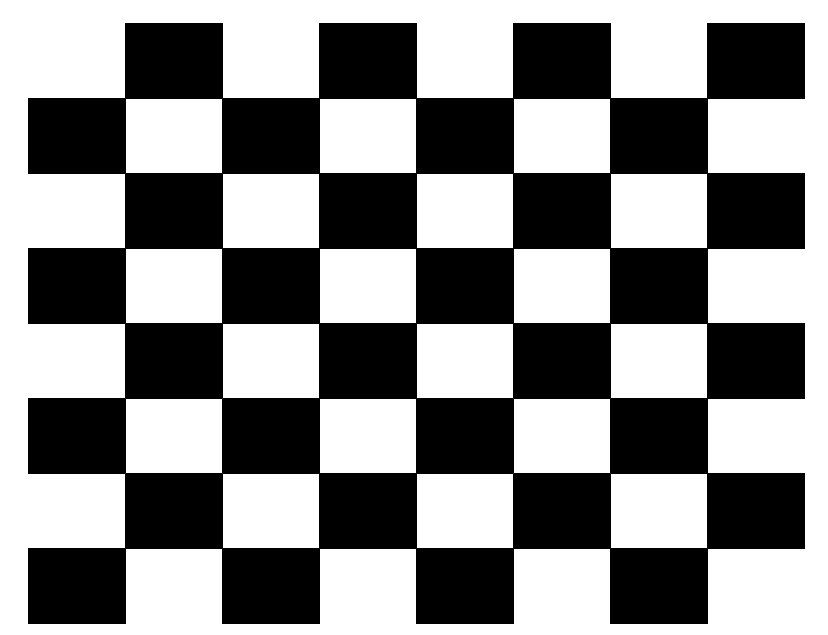
#> input picture lab7/chessboard.jpg, 828 x 635 px
$ python harris_corner3.py
#> lines starting #> are read from the running program, lines starting #| are printed output that depends on the picture; after the words box and inside, x2 and y2 are one past the last pixel; in counts of white or black regions, pixels touching at a corner belong together
import numpy as np
import cv2 as cv


filename = 'chessboard.jpg'
img = cv.imread(filename)
#> img is the input picture: shape (635, 828, 3); min 0, max 255, mean 139.4

gray = cv.cvtColor(img,cv.COLOR_BGR2GRAY)
gray = np.float32(gray)

dst = cv.cornerHarris(gray, 5, 3, 0.04)
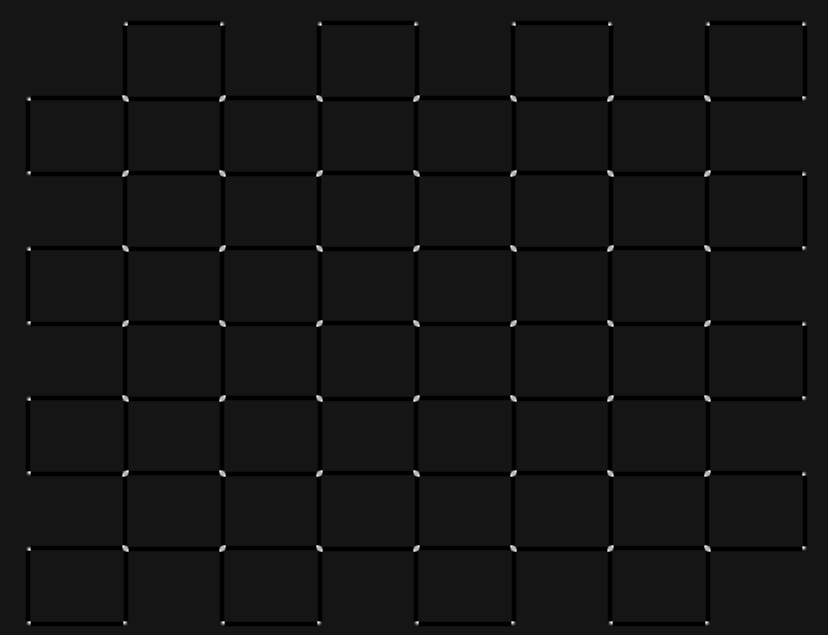
#> dst: shape (635, 828) float32; min -27060810, max 291935328, mean -1615907; drawn with min black and max white

#result is dilated for marking the corners, not important
dst = cv.dilate(dst,None)

# Threshold for an optimal value, it may vary depending on the image.
img[dst>0.01*dst.max()]=[0,0,255]
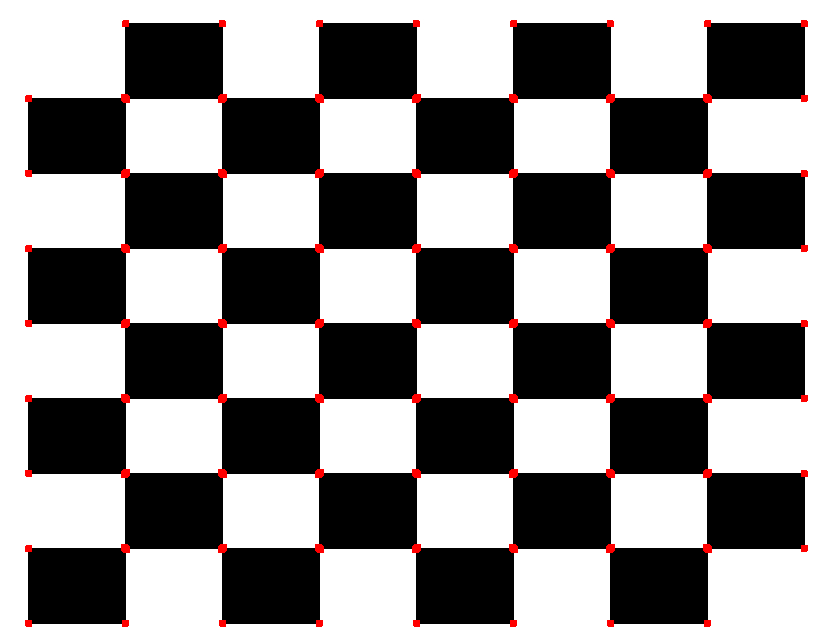
#> img: shape (635, 828, 3); 0.97% of pixels changed, all inside (x1, y1, x2, y2) = (25, 20, 808, 627)

cv.imshow('dst',img)

if cv.waitKey(0) & 0xff == 27:
#> (key Esc is pressed here)
    cv.destroyAllWindows()
